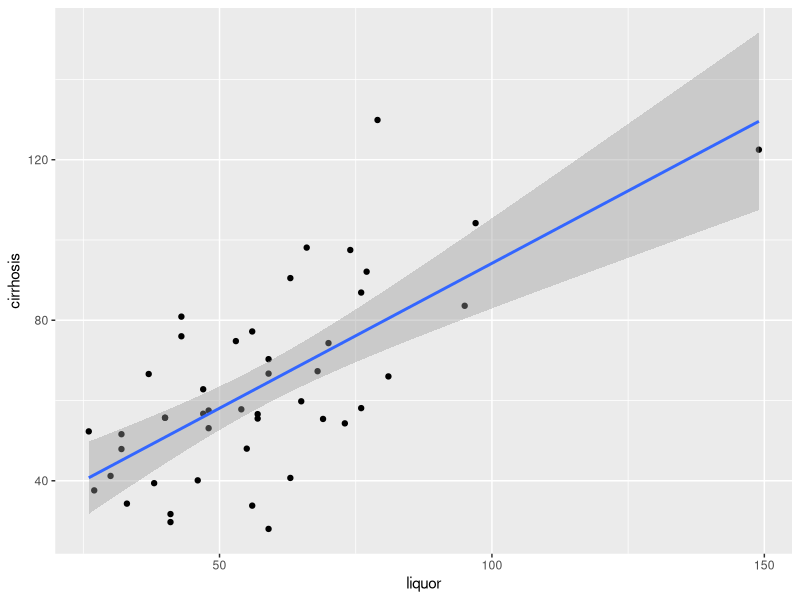
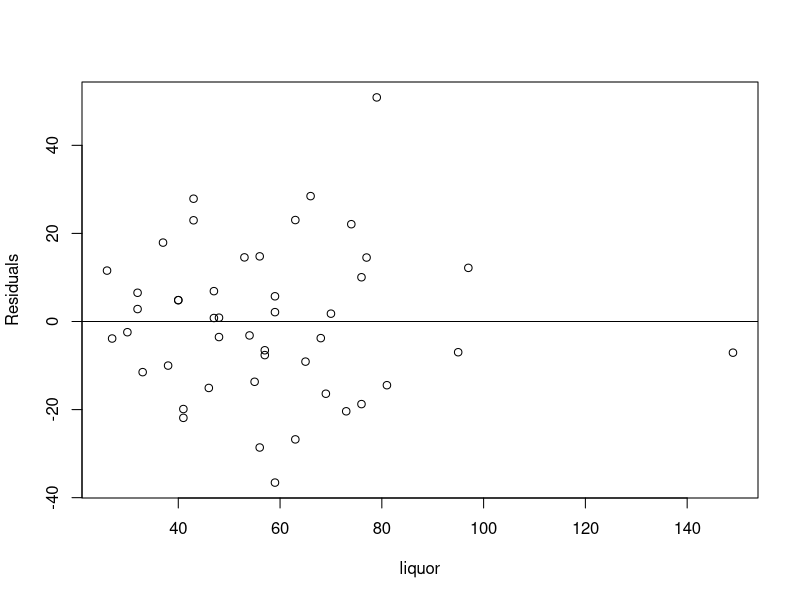
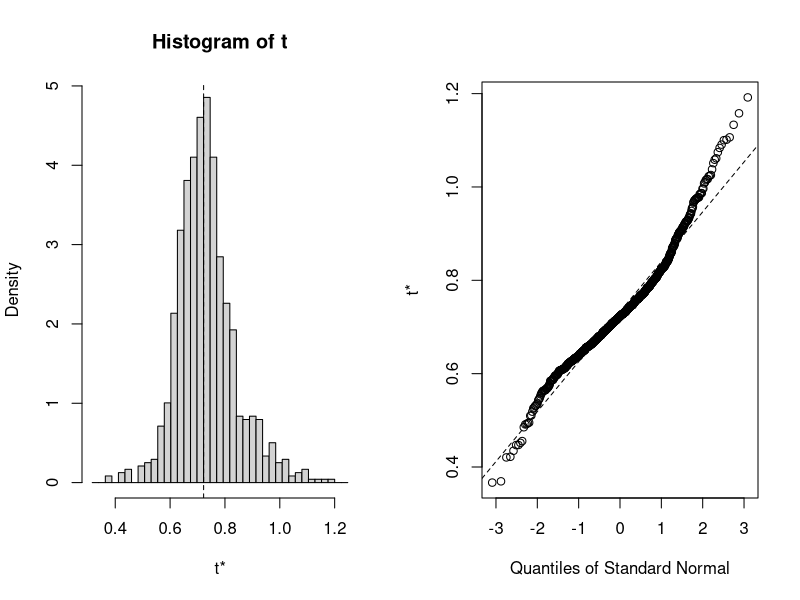
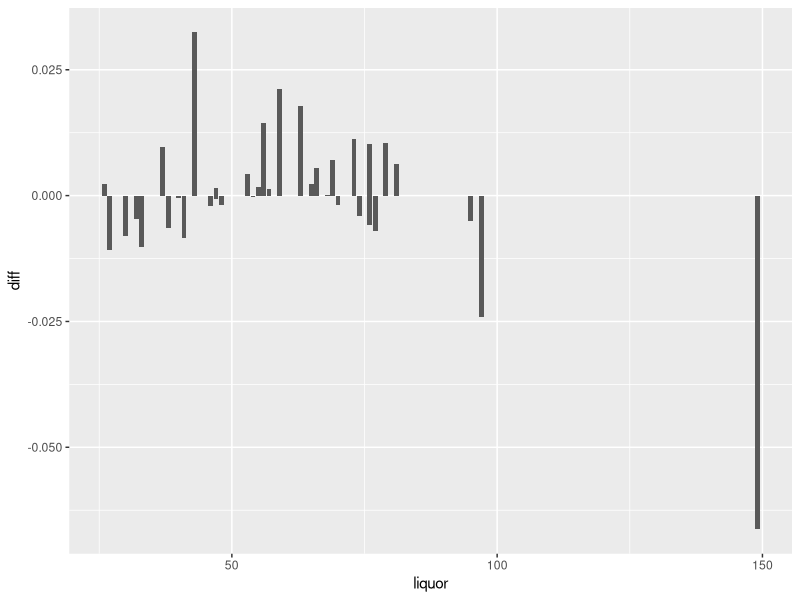

Reproduce these figures in R, in order.
## ---- chunk 1
knitr::opts_chunk$set(echo = TRUE)
## ---- chunk 2
df_liver <- read.csv(file ="liver.csv")
names(df_liver) <- c('liquor','cirrhosis')
## ---- chunk 3
library(ggplot2)
ggplot(df_liver, aes(x=liquor, y=cirrhosis)) + 
  geom_point() +
  geom_smooth(method='lm')
## ---- chunk 4
cor(df_liver$liquor, df_liver$cirrhosis)
## ---- chunk 5
linearModA <- lm(cirrhosis ~ liquor, data=df_liver)
summary(linearModA)
## ---- chunk 6
df_liver$DiffX <- df_liver$liquor-mean(df_liver$liquor)
linearModB <- lm(cirrhosis ~ DiffX, data=df_liver)
summary(linearModB)
## ---- chunk 7
new.liquor <- data.frame(
  liquor = c(180)
)
linearMod <- lm(cirrhosis ~ liquor, data=df_liver)
predict(linearMod, new.liquor)
## ---- chunk 8
linearMod <- lm(cirrhosis ~ liquor, data=df_liver)
res = resid(linearMod)
plot(df_liver$liquor, res, ylab="Residuals", xlab="liquor") 
abline(0, 0)         
## ---- chunk 9
confint(linearMod)       
## ---- chunk 10
library(boot)
rsq <- function(formula, data, indices) {
  d <- data[indices,] # allows boot to select sample
  fit <- lm(formula, data=d)
  return(coef(fit)["liquor"])
}
results <- boot(data=df_liver, statistic=rsq,
   R=1000, formula=cirrhosis ~ liquor)
plot(results)
## ---- chunk 11
boot.ci(results, type="bca")
## ---- chunk 12
corr = cor(df_liver$liquor, df_liver$cirrhosis)
df_liver$diff <- NULL
leave_one_out_corr<- function (idx) {
df_tmp <- df_liver[-c(idx),]
return(cor(df_tmp$liquor, df_tmp$cirrhosis) - corr)
}
df_liver$diff<-unlist(Map(leave_one_out_corr, seq.int(1, nrow(df_liver))))
## ---- chunk 13
ggplot(df_liver) + geom_col(aes(x=liquor,y=diff))
